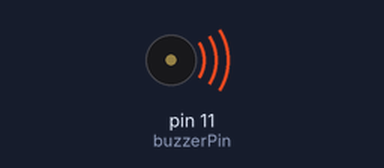
This sketch was run on a simulated Arduino Uno, built with avr-gcc and run on an emulated ATmega328P. Shown: buzzer (waves = sounding, pin HIGH).

Above: at 0.5 s.
Timing chart, 0 to 3.0 s (numbered marks = the images above):
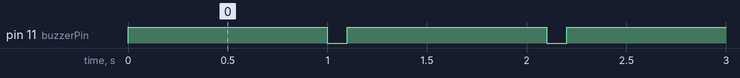

The sketch:

buzzer.ino
```cpp
const int buzzerPin = 11;

void setup() {
  // put your setup code here, to run once:
  pinMode(buzzerPin,OUTPUT);
}

void loop() {
  // put your main code here, to run repeatedly:
  digitalWrite(buzzerPin,HIGH);
  delay(1000);
  digitalWrite(buzzerPin,LOW);
  delay(100);
}
```

Measured:
- by itself, pin 11 (buzzerPin): alternates HIGH for 1.0 s and LOW for 0.10 s
